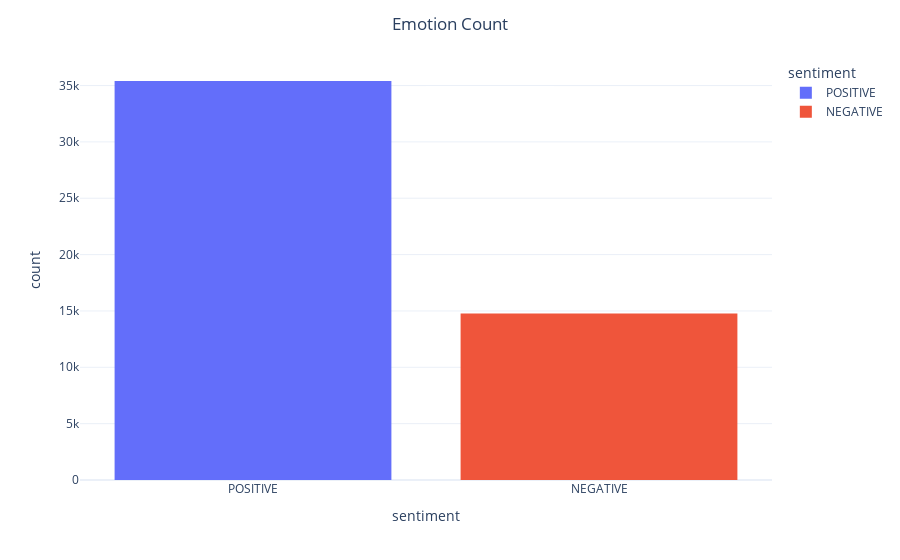

Notebook cell for this chart:
### Code cell
fig1 = px.histogram(Data,
x="sentiment",
template='plotly_white',
color="sentiment")

fig1.update_layout(
title={
'text': "Emotion Count",
'x' : 0.5,
'xanchor': 'center'
    })
fig1

### Figure 1 — Plotly figure (JSON) as saved in the notebook; plotly's stock layout.template omitted (floating-point values rounded to 4 significant figures; data arrays with more than 128 entries replaced by an {"elided": "..."} marker saying what was removed)
{"data": [{"alignmentgroup": "True", "bingroup": "x", "hovertemplate": "sentiment=%{x}<br>count=%{y}<extra></extra>", "legendgroup": "POSITIVE", "marker": {"color": "#636efa", "pattern": {"shape": ""}}, "name": "POSITIVE", "offsetgroup": "POSITIVE", "orientation": "v", "showlegend": true, "type": "histogram", "x": {"elided": "35402 str values"}, "xaxis": "x", "yaxis": "y"}, {"alignmentgroup": "True", "bingroup": "x", "hovertemplate": "sentiment=%{x}<br>count=%{y}<extra></extra>", "legendgroup": "NEGATIVE", "marker": {"color": "#EF553B", "pattern": {"shape": ""}}, "name": "NEGATIVE", "offsetgroup": "NEGATIVE", "orientation": "v", "showlegend": true, "type": "histogram", "x": {"elided": "14781 str values"}, "xaxis": "x", "yaxis": "y"}], "layout": {"barmode": "relative", "legend": {"title": {"text": "sentiment"}, "tracegroupgap": 0}, "margin": {"t": 60}, "title": {"text": "Emotion Count", "x": 0.5, "xanchor": "center"}, "xaxis": {"anchor": "y", "categoryarray": ["POSITIVE", "NEGATIVE"], "categoryorder": "array", "domain": [0, 1], "title": {"text": "sentiment"}}, "yaxis": {"anchor": "x", "domain": [0, 1], "title": {"text": "count"}}}}
